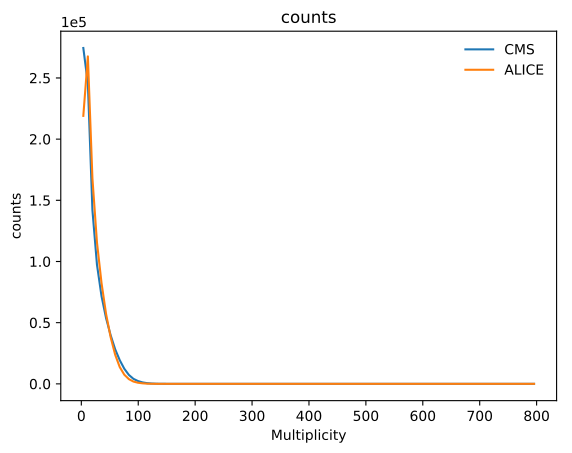

This figure's Python source:
from matplotlib import pyplot as plt
from matplotlib.backends.backend_pdf import PdfPages
pp   = PdfPages('RopePlotMult.pdf')
tmp1 = plt.figure(1)
plot = open('RopePlotMult-0.dat')
plot = [line.split() for line in plot]
valx = [float(x[0]) for x in plot]
valy = [float(x[1]) for x in plot]
plt.plot( valx, valy, '-', label=r'CMS')
plot = open('RopePlotMult-1.dat')
plot = [line.split() for line in plot]
valx = [float(x[0]) for x in plot]
valy = [float(x[1]) for x in plot]
plt.plot( valx, valy, '-', label=r'ALICE')
plt.ticklabel_format(axis='y', style='sci', scilimits=(-2,3))
plt.legend(frameon=False,loc='best')
plt.title(r'counts')
plt.xlabel(r'Multiplicity')
plt.ylabel(r'counts')
pp.savefig(tmp1,bbox_inches='tight')
plt.clf()
pp.close()
